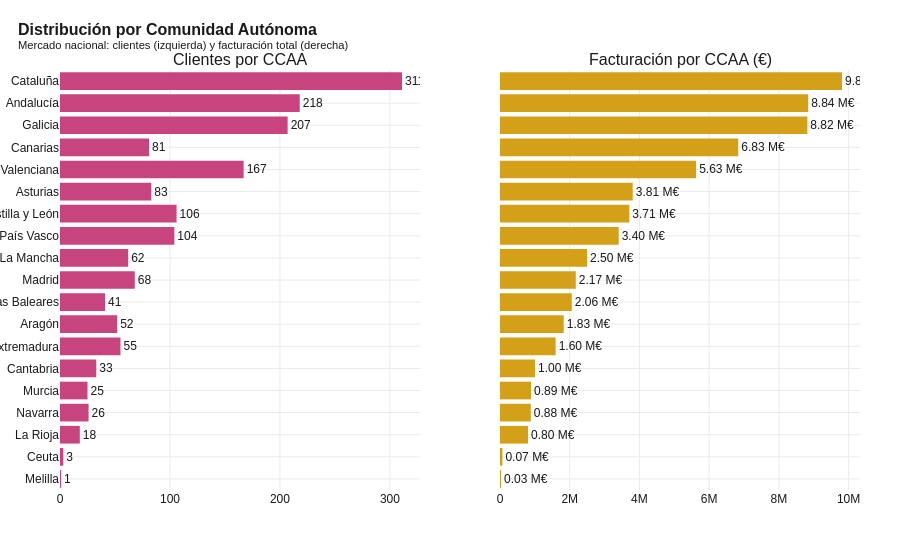

The notebook cell saved with this chart:
### Code cell
# Visualización: barras dobles CCAA (clientes vs facturación)
ccaa_plot = resumen_ccaa.sort_values("facturacion_total", ascending=True)

fig = make_subplots(rows=1, cols=2,
                     subplot_titles=("Clientes por CCAA", "Facturación por CCAA (€)"),
                     shared_yaxes=True, horizontal_spacing=0.10)

fig.add_trace(go.Bar(
    x=ccaa_plot["n_clientes"], y=ccaa_plot["ccaa"],
    orientation="h", marker_color=COLOR_NACIONAL,
    text=[fmt_es(v) for v in ccaa_plot["n_clientes"]], textposition="outside",
    showlegend=False,
), row=1, col=1)

fig.add_trace(go.Bar(
    x=ccaa_plot["facturacion_total"], y=ccaa_plot["ccaa"],
    orientation="h", marker_color=COLOR_DESTACAR,
    text=[f"{v/1e6:.2f} M€" for v in ccaa_plot["facturacion_total"]], textposition="outside",
    showlegend=False,
), row=1, col=2)

fig.update_layout(
    title=dict(text="<b>Distribución por Comunidad Autónoma</b><br><sup>Mercado nacional: clientes (izquierda) y facturación total (derecha)</sup>"),
    height=550,
)
guardar_y_mostrar(fig, "10_distribucion_ccaa")

### Figure 1 — Plotly figure (JSON) as saved in the notebook; plotly's stock layout.template omitted (floating-point values rounded to 4 significant figures)
{"data": [{"marker": {"color": "#C8447F"}, "orientation": "h", "showlegend": false, "text": ["1", "3", "18", "26", "25", "33", "55", "52", "41", "68", "62", "104", "106", "83", "167", "81", "207", "218", "311"], "textposition": "outside", "type": "bar", "x": [1, 3, 18, 26, 25, 33, 55, 52, 41, 68, 62, 104, 106, 83, 167, 81, 207, 218, 311], "xaxis": "x", "y": ["Melilla", "Ceuta", "La Rioja", "Navarra", "Murcia", "Cantabria", "Extremadura", "Aragón", "Islas Baleares", "Madrid", "Castilla-La Mancha", "País Vasco", "Castilla y León", "Asturias", "C. Valenciana", "Canarias", "Galicia", "Andalucía", "Cataluña"], "yaxis": "y"}, {"marker": {"color": "#D4A017"}, "orientation": "h", "showlegend": false, "text": ["0.03 M€", "0.07 M€", "0.80 M€", "0.88 M€", "0.89 M€", "1.00 M€", "1.60 M€", "1.83 M€", "2.06 M€", "2.17 M€", "2.50 M€", "3.40 M€", "3.71 M€", "3.81 M€", "5.63 M€", "6.83 M€", "8.82 M€", "8.84 M€", "9.81 M€"], "textposition": "outside", "type": "bar", "x": [29980.0, 69740.0, 804900.0, 883400.0, 889900.0, 1004000.0, 1595000.0, 1828000.0, 2059000.0, 2174000.0, 2498000.0, 3404000.0, 3709000.0, 3807000.0, 5626000.0, 6834000.0, 8816000.0, 8840000.0, 9810000.0], "xaxis": "x2", "y": ["Melilla", "Ceuta", "La Rioja", "Navarra", "Murcia", "Cantabria", "Extremadura", "Aragón", "Islas Baleares", "Madrid", "Castilla-La Mancha", "País Vasco", "Castilla y León", "Asturias", "C. Valenciana", "Canarias", "Galicia", "Andalucía", "Cataluña"], "yaxis": "y2"}], "layout": {"annotations": [{"font": {"size": 16}, "showarrow": false, "text": "Clientes por CCAA", "x": 0.225, "xanchor": "center", "xref": "paper", "y": 1, "yanchor": "bottom", "yref": "paper"}, {"font": {"size": 16}, "showarrow": false, "text": "Facturación por CCAA (€)", "x": 0.775, "xanchor": "center", "xref": "paper", "y": 1, "yanchor": "bottom", "yref": "paper"}], "height": 550, "title": {"text": "<b>Distribución por Comunidad Autónoma</b><br><sup>Mercado nacional: clientes (izquierda) y facturación total (derecha)</sup>"}, "xaxis": {"anchor": "y", "domain": [0, 0.45]}, "xaxis2": {"anchor": "y2", "domain": [0.55, 1]}, "yaxis": {"anchor": "x", "domain": [0, 1]}, "yaxis2": {"anchor": "x2", "domain": [0, 1], "matches": "y", "showticklabels": false}}}
